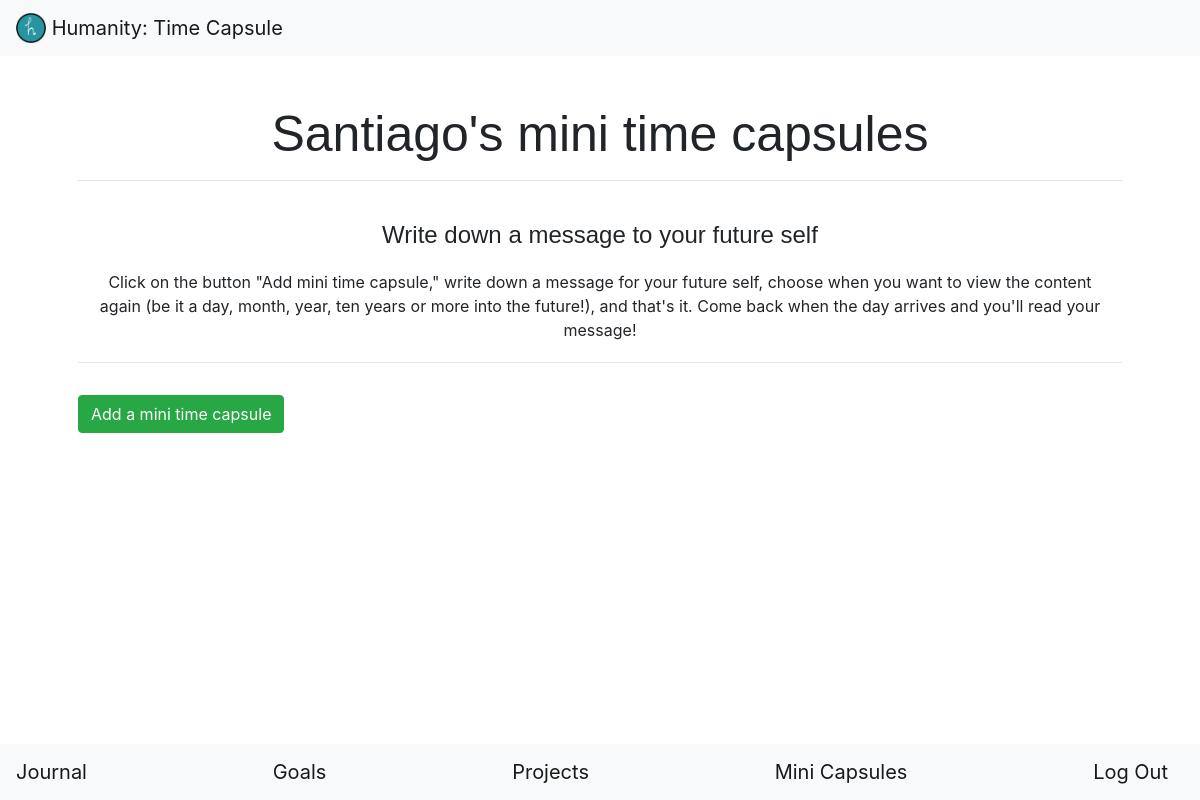
Page /minicapsule/ (signed in) on the earlier database version.
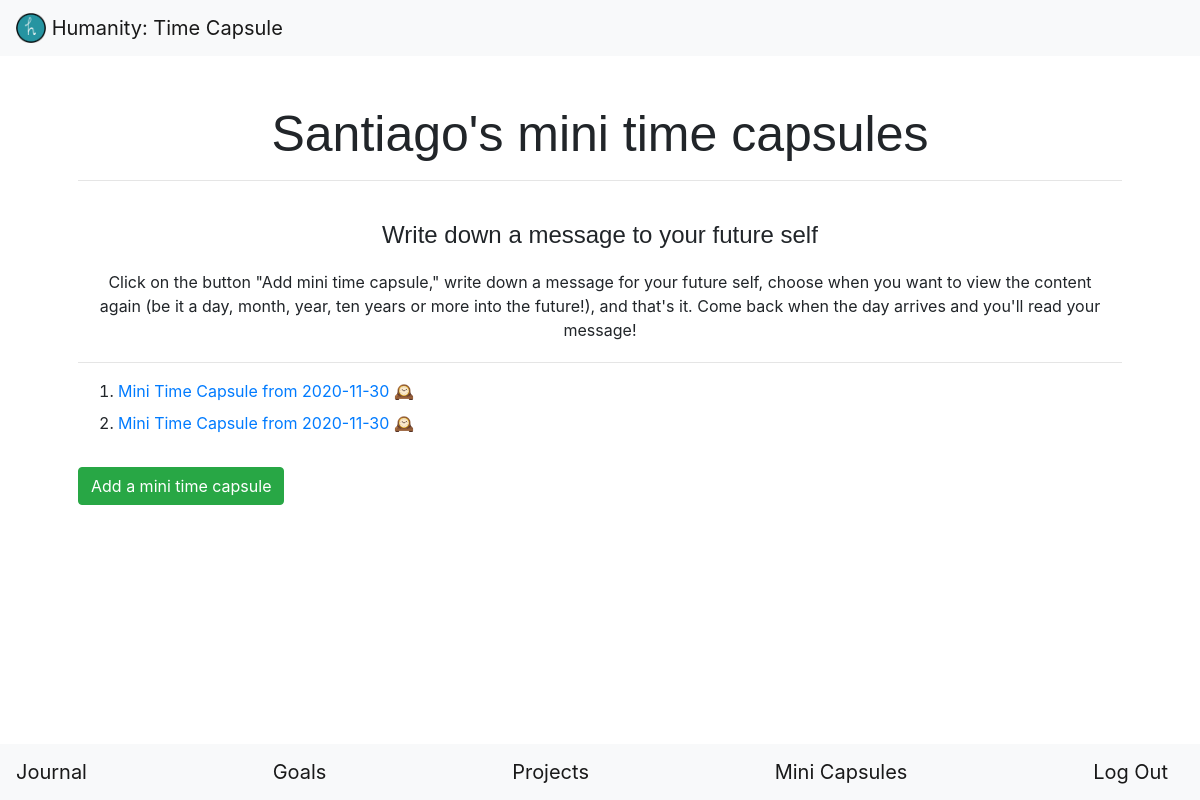
Same page on the later database version.
### capsule/models.py (models this page shows)
class MiniCapsule(models.Model):
    user_id = models.IntegerField()
    content = models.TextField()
    date_added = models.DateField(auto_now_add=True)
    time = models.DateField()
    created = models.DateTimeField(auto_now_add=True, auto_now=False)
    class Meta:
        ordering = ('-created',)
    def __str__(self):
        return f'Mini Time Capsule from {self.date_added}'

### capsule/views.py (the view, shortened to what this page needs)
# urls.py: path('minicapsule/', views.mini_capsule, name='mini_capsule'),
@login_required
def mini_capsule(request):
    capsules = MiniCapsule.objects.filter(user_id=request.user.pk)
    today = date.today()
    day, month, year = int(today.strftime('%Y')), int(today.strftime('%m')), int(today.strftime('%d'))
    unlocked = []
    for capsule in capsules:
        if year > int(capsule.time.year):
            unlocked.append(capsule)
        else:
            if month > int(capsule.time.month):
                unlocked.append(capsule)
            elif month == int(capsule.time.month) and day >= int(capsule.time.day):
                unlocked.append(capsule)
    return render(request, 'capsule/mini.html', {
        'capsules': unlocked,
        'form': addMiniCapsule()
    })

### capsule/templates/capsule/mini.html (shortened to what this page needs)
{% extends "capsule/layout.html" %}
{% load crispy_forms_tags %}
{% block pageHeader %}
    <h1>{{ user.first_name }}'s mini time capsules</h1>
{% endblock %}
{% block body %}
    <h4> Write down a message to your future self</h4>
    <p class="general_info">
        Click on the button "Add mini time capsule," write down a message for your future self, choose when
        you want to view the content again (be it a day, month, year, ten years or more into the future!), and
        that's it. Come back when the day arrives and you'll read your message!
    </p>
    <hr>
    {% if capsules %}
        <ol>
            {% for capsule in capsules %}
                <li class="my-2">
                    <a href="{% url 'capsule:view_capsule' capsule.pk %}">{{ capsule }} &#128368;</a>
                </li>
            {% endfor %}
        </ol>
    {% endif %}
    <button type="button" class="btn btn-success my-3" data-toggle="modal" data-target="#addCapsule">
        Add a mini time capsule
    </button>
{% endblock %}

### capsule/templates/capsule/layout.html (shortened to what this page needs)
{% load static %}
<!DOCTYPE html>
<html lang="en">
    <head>
        <link href="https://stackpath.bootstrapcdn.com/bootstrap/4.5.0/css/bootstrap.min.css" rel="stylesheet">
        <link href="{% static 'capsule/styles.css' %}" rel="stylesheet">
    </head>
    <body>
        <nav class="navbar fixed-bottom navbar-light bg-light">
            {% if user.is_authenticated %}
                <a class="navbar-brand" href="{% url 'capsule:journal' %}">Journal</a>
                <a class="navbar-brand" href="{% url 'capsule:goals' %}">Goals</a>
                <a class="navbar-brand" href="{% url 'capsule:projects' %}">Projects</a>
                <a class="navbar-brand" href="{% url 'capsule:mini_capsule' %}">Mini Capsules</a>
                <a class="navbar-brand" href="{% url 'capsule:logout' %}">Log Out</a>
            {% else %}
            <a class="navbar-brand" href="{% url 'capsule:register' %}">Register</a>
            <a class="navbar-brand" href="{% url 'capsule:login' %}">Login</a>
            {% endif %}
        </nav>
        <nav class="navbar navbar-light bg-light">
            <a class="navbar-brand" href="{% url 'capsule:index' %}">
                <img src="{% static 'capsule/logo.png' %}" width="30" height="30" class="d-inline-block align-top" alt="">
                Humanity: Time Capsule
            </a>
        </nav>
        <main class="container p-5">
            {% block pageHeader %} {% endblock %}
            <hr>
            {% block body%}
            {% endblock %}
        </main>
    </body>
</html>

### capsule/static/capsule/styles.css (style rules this page uses)
h1 { font-family: sans-serif; font-size: 50px; text-align: center; }
h4 { font-family: sans-serif; margin-top: 40px; text-align: center; }
main { overflow-x: auto; }
.general_info { text-align: center; margin: 20px; }

Differences in the rows shown:
added MiniCapsule: date_added "Mini Time Capsule from 2020-11-30"
added MiniCapsule: date_added "Mini Time Capsule from 2020-11-30"
